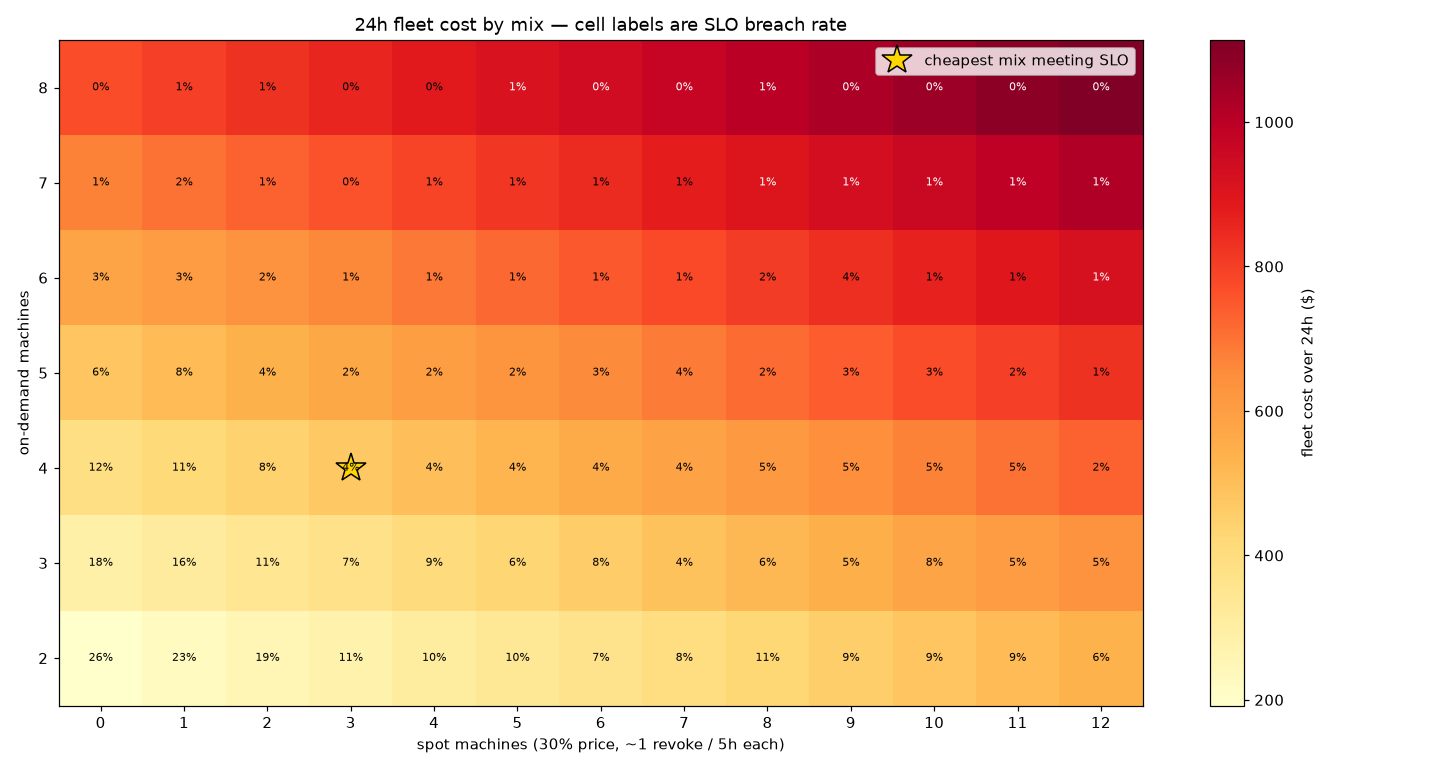

The Python source for this figure:
#!/usr/bin/env python3
"""Spot vs on-demand: where the real cost wins live.

Fixed synthetic 24h workload; sweeps a grid of (on-demand, spot) mixes and
writes:
  examples/spot_vs_ondemand.png — heatmap of 24h fleet cost, each cell
      annotated with its breach rate; the cheapest mix meeting the SLO is
      starred. Read it as: how much on-demand base do you need, and how
      much cheap-but-revocable spot can you layer on top?

Run from the repo root (package installed, viz extra for the plot):
    pip install -e ".[viz]"
    python examples/spot_vs_ondemand.py
"""

import os

import matplotlib

matplotlib.use("Agg")  # headless: render to file, no display needed
import matplotlib.pyplot as plt

from capacity_planner.simulator import Machine
from capacity_planner.sweep import (
    cheapest_meeting_slo,
    identical_fleet,
    spot_fleet,
    sweep_mixes,
)
from capacity_planner.workload import generate_workload

# --- knobs -----------------------------------------------------------------
SEED = 7
HOURS = 24.0
NODE = Machine("node", cpu=16, ram=64, gpu=2, cost_per_hour=4.0)
SPOT_DISCOUNT = 0.3  # spot costs 30% of on-demand per hour
REVOCATION_RATE = 0.2  # per spot machine per hour (~1 revoke / 5h)
OD_COUNTS = list(range(2, 9))  # on-demand machines
SPOT_COUNTS = list(range(0, 13))  # spot machines
SLO_MAX_BREACH = 0.05  # the SLO we're buying: breach_rate <= 5%
# ---------------------------------------------------------------------------

HERE = os.path.dirname(os.path.abspath(__file__))


def main() -> None:
    workload = generate_workload(seed=SEED, hours=HOURS)
    print(f"workload: {len(workload)} jobs over {HOURS:.0f}h (seed={SEED})")

    od_factory = identical_fleet(NODE)
    spot_factory = spot_fleet(
        NODE, discount=SPOT_DISCOUNT, revocation_rate=REVOCATION_RATE
    )
    mixes = [
        {"on-demand": (od_factory, n_od), "spot": (spot_factory, n_spot)}
        for n_od in OD_COUNTS
        for n_spot in SPOT_COUNTS
    ]
    points = sweep_mixes(workload, mixes, horizon=HOURS, seed=SEED)
    print(f"swept {len(points)} mixes")

    by_mix = {(p["mix"]["on-demand"], p["mix"]["spot"]): p for p in points}
    cost_grid = [
        [by_mix[(od, sp)]["cost"] for sp in SPOT_COUNTS] for od in OD_COUNTS
    ]
    breach_grid = [
        [by_mix[(od, sp)]["breach_rate"] for sp in SPOT_COUNTS]
        for od in OD_COUNTS
    ]

    pick = cheapest_meeting_slo(points, SLO_MAX_BREACH)
    od_only = [p for p in points if p["mix"]["spot"] == 0]
    od_pick = cheapest_meeting_slo(od_only, SLO_MAX_BREACH)

    print(f"\ncheapest mix meeting {SLO_MAX_BREACH:.0%} breach SLO:")
    if pick:
        m = pick["mix"]
        print(
            f"  {m['on-demand']} on-demand + {m['spot']} spot "
            f"(cost ${pick['cost']:.0f}, breach {pick['breach_rate']:.1%})"
        )
    if od_pick:
        m = od_pick["mix"]
        print(
            f"cheapest all-on-demand meeting SLO: {m['on-demand']} machines "
            f"(cost ${od_pick['cost']:.0f}, breach {od_pick['breach_rate']:.1%})"
        )
    if pick and od_pick:
        saved = od_pick["cost"] - pick["cost"]
        print(f"spot saves ${saved:.0f} "
              f"({saved / od_pick['cost']:.0%} of the on-demand bill)")

    fig, ax = plt.subplots(figsize=(13, 7))
    im = ax.imshow(cost_grid, origin="lower", aspect="auto", cmap="YlOrRd")
    ax.set_xticks(range(len(SPOT_COUNTS)), SPOT_COUNTS)
    ax.set_yticks(range(len(OD_COUNTS)), OD_COUNTS)
    ax.set_xlabel("spot machines (30% price, ~1 revoke / 5h each)")
    ax.set_ylabel("on-demand machines")
    ax.set_title("24h fleet cost by mix — cell labels are SLO breach rate")
    for i, od in enumerate(OD_COUNTS):
        for j, sp in enumerate(SPOT_COUNTS):
            ax.text(
                j,
                i,
                f"{breach_grid[i][j]:.0%}",
                ha="center",
                va="center",
                fontsize=7,
                color="black" if cost_grid[i][j] < 900 else "white",
            )
    if pick:
        m = pick["mix"]
        ax.plot(
            SPOT_COUNTS.index(m["spot"]),
            OD_COUNTS.index(m["on-demand"]),
            marker="*",
            markersize=20,
            markeredgecolor="black",
            markerfacecolor="gold",
            linestyle="",
            label="cheapest mix meeting SLO",
        )
        ax.legend(loc="upper right")
    fig.colorbar(im, ax=ax, label="fleet cost over 24h ($)")
    fig.tight_layout()
    png_path = os.path.join(HERE, "spot_vs_ondemand.png")
    fig.savefig(png_path, dpi=110)
    print(f"\nwrote {png_path}")


if __name__ == "__main__":
    main()
